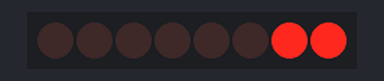
A program run on a simulated Raspberry Pi (BCM pin numbers). Parts: 8 shift-register outputs drawn as a row of LEDs (first output left, lit = HIGH). At 4.0 s the program stops and its outputs stay as they are.

Above: at 0.1 s.
At 0.5 s:
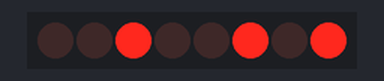
At 0.9 s:
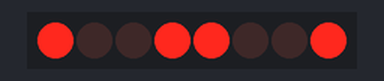
At 1.9 s:
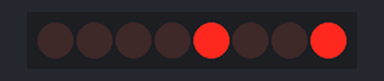
At 2.9 s:
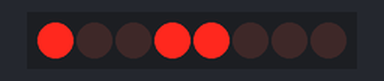
At 3.9 s:
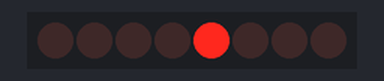
Timing chart, 0 to 5.4 s (numbered marks = the images above):
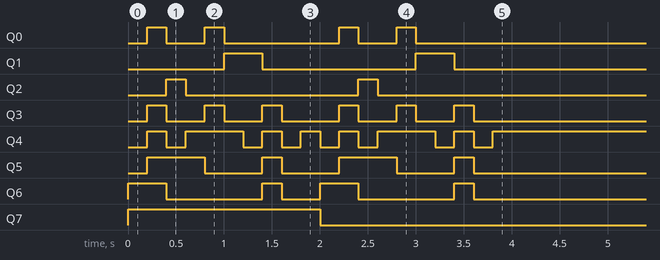

Measured:
- by itself, Q0: LOW → HIGH at 0.20 s, → LOW 0.20 s later, → HIGH 0.40 s later, → LOW 0.20 s later, … (8 changes in this stretch)
- by itself, Q1: alternates HIGH for 0.40 s and LOW for 1.6 s
- by itself, Q2: alternates HIGH for 0.20 s and LOW for 1.8 s
- by itself, Q3: LOW → HIGH at 0.20 s, → LOW 0.20 s later, → HIGH 0.40 s later, → LOW 0.20 s later, … (12 changes in this stretch)
- by itself, Q4: LOW → HIGH at 0.20 s, → LOW 0.20 s later, → HIGH 0.20 s later, → LOW 0.60 s later, … (15 changes in this stretch)
- by itself, Q5: LOW → HIGH at 0.20 s, → LOW 0.60 s later, → HIGH 0.60 s later, → LOW 0.20 s later, … (8 changes in this stretch)
- by itself, Q6: LOW → HIGH at 0.00 s, → LOW 0.40 s later, → HIGH 1.0 s later, → LOW 0.20 s later, … (8 changes in this stretch)
- by itself, Q7: LOW → HIGH at 0.00 s, → LOW 2.0 s later

The program:

74hc595_01.py
```python
#!/usr/bin/env python
# encoding: utf-8

import RPi.GPIO
import time

# 串行数据输入引脚连接的GPIO口
DS = 13

# 移位寄存器时钟控制引脚连接的GPIO口——上升沿有效
SHCP = 19

# 数据锁存器时钟控制引脚连接的GPIO口——上升沿有效
STCP = 26

RPi.GPIO.setmode(RPi.GPIO.BCM)

RPi.GPIO.setup(DS, RPi.GPIO.OUT)
RPi.GPIO.setup(STCP, RPi.GPIO.OUT)
RPi.GPIO.setup(SHCP, RPi.GPIO.OUT)

RPi.GPIO.output(STCP, False)
RPi.GPIO.output(SHCP, False)

# 通过串行数据引脚向74HC595的传送一位数据
def setBitData(data):
	# 准备好要传送的数据
	RPi.GPIO.output(DS, data)
	# 制造一次移位寄存器时钟引脚的上升沿（先拉低电平再拉高电平）
	# 74HC595会在这个上升沿将DS引脚上的数据存入移位寄存器D0
	# 同时D0原来的数据会顺移到D1，D1的数据位移到D2。。。D6的数据位移到D7
	# 而D7的数据已经没有地方储存了，这一位数据会被输出到引脚Q7S上
	# 如果Q7S引脚没有被使用，那么这一位的数据就被丢掉了。
	# 而如果将Q7S引脚连接到另一块74HC595上的DS引脚，
	# 那么这一位数据就会继续位移到第二块595芯片的位移寄存器里去。
	# 这就是多块595芯片级联的原理。
	RPi.GPIO.output(SHCP, False)
	RPi.GPIO.output(SHCP, True)

# 指定数码管显示数字num(0-9)，第2个参数是显示不显示小数点（true/false）
# 由于我使用的数码管是共阳数码管，所以设置为低电平的段才会被点亮
# 如果你用的是共阴数码管，那么要将下面的True和False全部颠倒过来，或者统一在前面加上not
def showDigit(num, showDotPoint):

	if (num == 0) :
		setBitData(not showDotPoint) # DP
		setBitData(True)  # G
		setBitData(False) # F
		setBitData(False) # E
		setBitData(False) # D
		setBitData(False) # C
		setBitData(False) # B
		setBitData(False) # A
	elif (num == 1) :
		setBitData(not showDotPoint)
		setBitData(True)
		setBitData(True)
		setBitData(True)
		setBitData(True)
		setBitData(False)
		setBitData(False)
		setBitData(True)
	elif (num == 2) :
		setBitData(not showDotPoint)
		setBitData(False)
		setBitData(True)
		setBitData(False)
		setBitData(False)
		setBitData(True)
		setBitData(False)
		setBitData(False)
	elif (num == 3) :
		setBitData(not showDotPoint)
		setBitData(False)
		setBitData(True)
		setBitData(True)
		setBitData(False)
		setBitData(False)
		setBitData(False)
		setBitData(False)
	elif (num == 4) :
		setBitData(not showDotPoint)
		setBitData(False)
		setBitData(False)
		setBitData(True)
		setBitData(True)
		setBitData(False)
		setBitData(False)
		setBitData(True)
	elif (num == 5) :
		setBitData(not showDotPoint)
		setBitData(False)
		setBitData(False)
		setBitData(True)
		setBitData(False)
		setBitData(False)
		setBitData(True)
		setBitData(False)
	elif (num == 6) :
		setBitData(not showDotPoint)
		setBitData(False)
		setBitData(False)
		setBitData(False)
		setBitData(False)
		setBitData(False)
		setBitData(True)
		setBitData(False)
	elif (num == 7) :
		setBitData(not showDotPoint)
		setBitData(True)
		setBitData(True)
		setBitData(True)
		setBitData(True)
		setBitData(False)
		setBitData(False)
		setBitData(False)
	elif (num == 8) :
		setBitData(not showDotPoint)
		setBitData(False)
		setBitData(False)
		setBitData(False)
		setBitData(False)
		setBitData(False)
		setBitData(False)
		setBitData(False)
	elif (num == 9) :
		setBitData(not showDotPoint)
		setBitData(False)
		setBitData(False)
		setBitData(True)
		setBitData(False)
		setBitData(False)
		setBitData(False)
		setBitData(False)

	# 移位寄存器的8位数据全部传输完毕后，制造一次锁存器时钟引脚的上升沿（先拉低电平再拉高电平）
	# 74HC595会在这个上升沿将移位寄存器里的8位数据复制到8位的锁存器中（锁存器里原来的数据将被替换）
	# 到这里为止，这8位数据还只是被保存在锁存器里，并没有输出到数码管上。
	# 决定锁存器里的数据是否输出是由“输出使能端口”OE决定的。当OE设置为低电平时，锁存器里数据才会被输出到Q0-Q7这8个输出引脚上。
	# 在我的硬件连接里，OE直接连接在了GND上，总是保持低电平，所以移位寄存器的数据一旦通过时钟上升沿进入锁存器，也就相当于输出到LED上了。
	RPi.GPIO.output(STCP, True)
	RPi.GPIO.output(STCP, False)

try:
	# 测试代码
	# 从0显示到9，不显示小数点
	for x in range(0,10):
		showDigit(x, False)
		time.sleep(0.2)

	# 再从0显示到9，显示小数点
	for y in range(0,10):
		showDigit(y, True)
		time.sleep(0.2)

except KeyboardInterrupt:
	pass

# 最后清理GPIO口
# 清理了IO是将所有使用中的IO口释放，并全部设置为输入模式
# 你会发现最后设置的数据在清理了IO口以后还会继续正常显示
# 这是因为数据一旦存入锁存器，除非断电或重置数据（MR口设置为低电平），
# 否则最后设置的数据会一直保留在74HC595芯片中。也就是被“锁存”了。
RPi.GPIO.cleanup()
```
